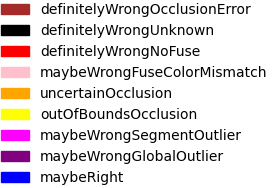
#> input picture disparityMapAssessment/legend.png, 272 x 188 px
$ python -i segmentation.py   (imports and definitions only)
#> lines starting #> are read from the running program, lines starting #| are printed output that depends on the picture
import cv2
import numpy as np
from skimage.segmentation import felzenszwalb, slic, quickshift, watershed
from skimage.color import label2rgb
from sklearn.cluster import KMeans, MeanShift, estimate_bandwidth
from sklearn.metrics import pairwise_distances_argmin
from sklearn.utils import shuffle
from skimage.segmentation import mark_boundaries
from skimage.filters import sobel
from skimage.color import rgb2gray
from config import *


# [162 lines left out: functions segmentWatershed, fineSegmentWatershed, segmentFelzenszwalb, fineSegmentFelzenszwalb, segmentQuickshift, fineSegmentQuickshift and 3 more, not called in this run]


def segmentSLIC(img):
    # applying Simple Linear Iterative Clustering on the image
    segments = slic(img, n_segments=NUM_SEGS_SLIC, compactness=10, max_num_iter=30) # 171434 segments -> no segmentation, 171433 -> false alarms
    # converts a label image into an RGB color image for visualizing the labeled regions.
    return segments, label2rgb(segments, img, kind="avg")


# [10 lines left out: function fineSegmentSLIC, not called in this run]


def increaseContrast(img):
    # converting to LAB color space
    lab= cv2.cvtColor(img, cv2.COLOR_BGR2LAB)
#> lab: shape (188, 272, 3); mean of channels 0, 1, 2 224, 130.1, 126
    l_channel, a, b = cv2.split(lab)
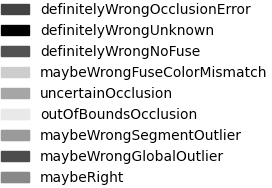
#> l_channel: shape (188, 272); min 0, max 255, mean 224
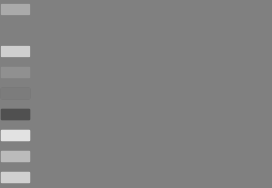
#> a: shape (188, 272); min 80, max 226, mean 130.1
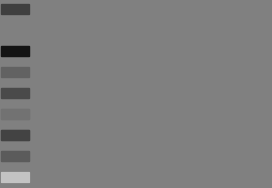
#> b: shape (188, 272); min 20, max 195, mean 126

    # Applying CLAHE to L-channel
    # feel free to try different values for the limit and grid size:
    clahe = cv2.createCLAHE(clipLimit=2.0, tileGridSize=(8,8))
    cl = clahe.apply(l_channel)

    # merge the CLAHE enhanced L-channel with the a and b channel
    limg = cv2.merge((cl,a,b))
#> limg: shape (188, 272, 3); mean of channels 0, 1, 2 225, 130.1, 126

    # Converting image from LAB Color model to BGR color spcae
    enhanced_img = cv2.cvtColor(limg, cv2.COLOR_LAB2BGR)

    # Stacking the original image with the enhanced image
    result = np.hstack((img, enhanced_img))
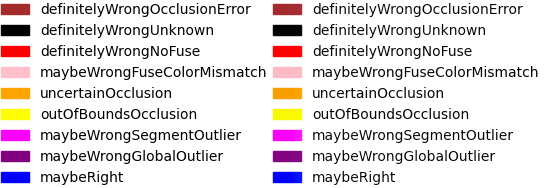
#> result: shape (188, 544, 3); mean R, G, B 226.9, 221, 222.5
    cv2.imshow('Enhanced contrast', result)
    return enhanced_img


# [27 lines left out: function fineSegmentation, not called in this run]


def segment(img):
    img = increaseContrast(img)
    if segmentMethod == "segmentSLIC":
        return segmentSLIC(img)
#> in segmentSLIC, `segments = slic(img, n_segments=NUM_SEGS_SLIC, compactness=10, max_num..`:
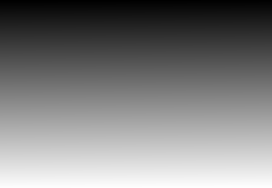
#> segments: shape (188, 272) int64; min 1, max 51136, mean 25568.5; drawn with min black and max white
    if segmentMethod == "segmentKMeans":
        return segmentKMeansColorQuant(img)
    if segmentMethod == "segmentMeanShift":
        return segmentMeanShift(img)
    if segmentMethod == "segmentOpenCVKMeans":
        return segmentOpenCVKMeans(img)
    if segmentMethod == "hybrid":
        segments, segmentedImg = segmentMeanShift(img)
        return segmentSLIC(segmentedImg)
    if segmentMethod == "segmentFelzenszwalb":
        return segmentFelzenszwalb(img)
    if segmentMethod == "segmentQuickshift":
        return segmentQuickshift(img)
    if segmentMethod == "segmentWatershed":
        return segmentWatershed(img)
    if segmentMethod == "fineSegmentation":
        return fineSegmentation(img)

>>> import cv2
>>> picture = cv2.cvtColor(cv2.imread('legend.png'), cv2.COLOR_BGR2RGB)
>>> result = segment(picture)
